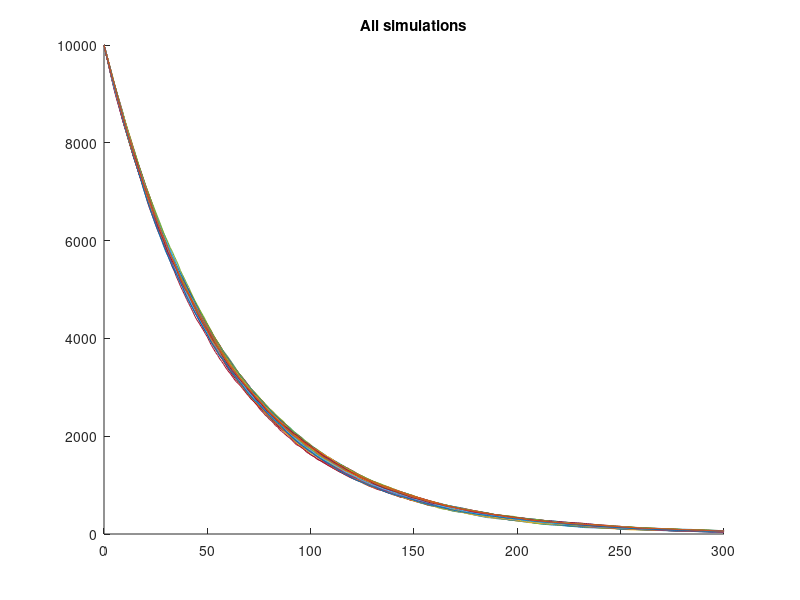
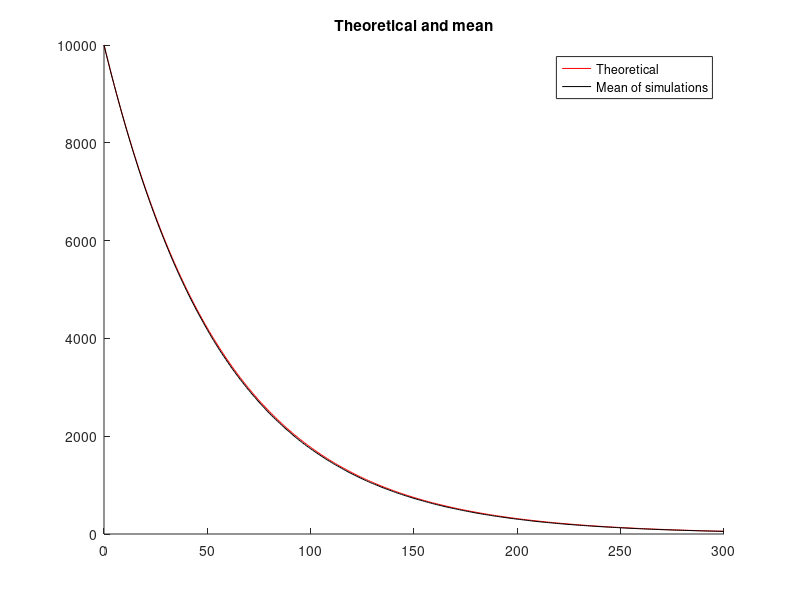

The MATLAB script that drew these images, in order:
clc, clear all, close all;

M0 = 1e4;		% number of atoms to simulate
p = 0.0173;			% given probability of disintegration per year
n = 10^2;    % no of repetitions
T = 300;    % Maximum time

M = zeros(T+1,n); % Initialization of M
M(1,:) = M0;			% set the initial amount of matter for the amount at t=0

figure; hold on;
for k = 1:n
    for i = 1:T
        remain = ones(1, M(i, k)); % Create vector for remaining nuclei
        temp = rand(1, M(i, k));
        remain(temp <= p) = 0; % Disintegrate some of them
        M(i+1, k) = sum(remain);
    end
    plot([0:T], M(:, k));
end
title('All simulations');

figure; hold on;
t = [0:T];
M_theory = M0 .* exp(- p .* t);
plot(t, M_theory, 'r');
plot(t, mean(M, 2), 'k');
legend('Theoretical', 'Mean of simulations');
title('Theoretical and mean');  